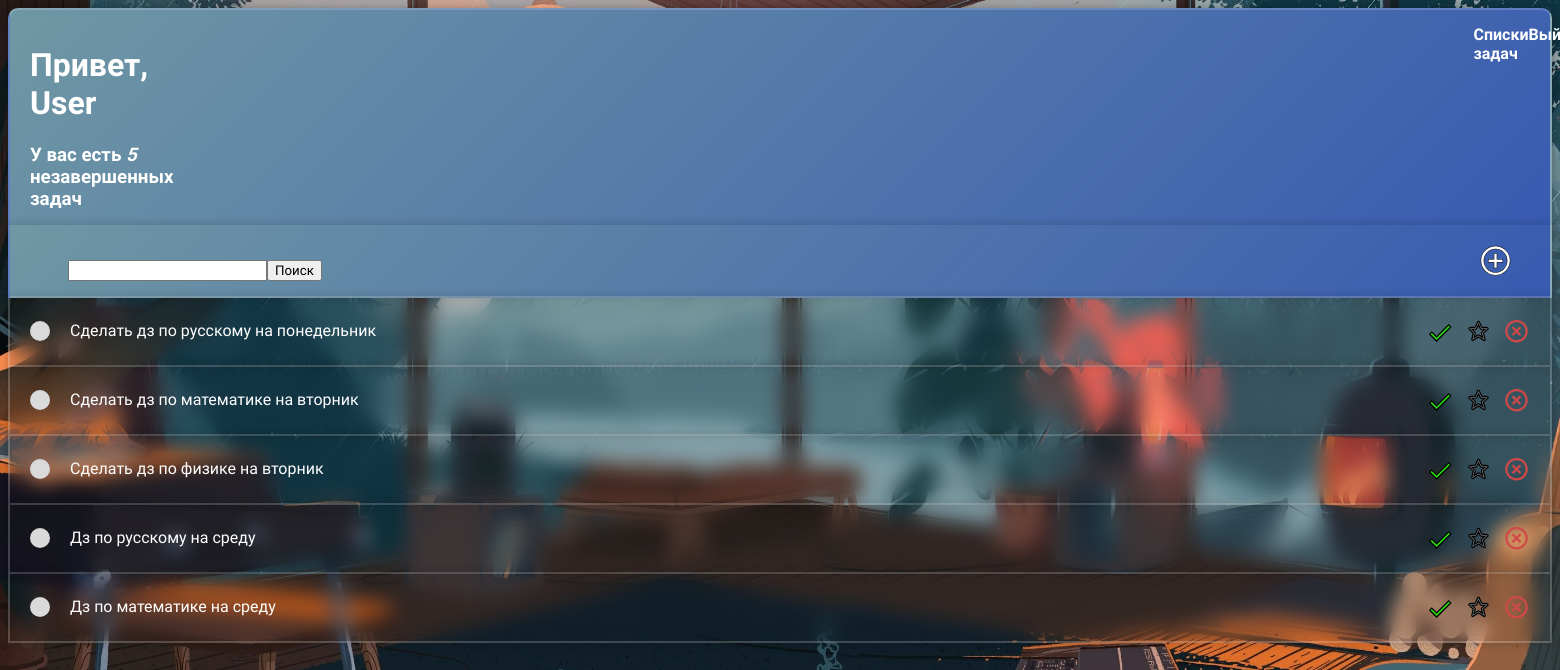
Page / (signed in) on the committed database.
### main/models.py (models this page shows)
class Task(models.Model):
    user =  models.ForeignKey(User, on_delete=models.CASCADE, null=True, blank=True)
    title = models.CharField(max_length=120, null=True, blank=True, verbose_name=u"Заголовок")
    description = models.TextField(null=True, blank=True, verbose_name=u"Описание")
    complete =  models.BooleanField(default=False, verbose_name=u"Состояние")
    created = models.DateTimeField(auto_now_add=True)
    important = models.BooleanField(default=False)
    def __str__(self):
        return str(self.title)
    class Meta:
        ordering = ['-important', 'complete']

### main/views.py (the view)
# urls.py: path('', TaskList.as_view(), name='tasks'),
class TaskList(LoginRequiredMixin, ListView):
    model = Task
    context_object_name = 'tasks'
    def get_context_data(self, **kwargs):
        context = super().get_context_data(**kwargs)
        context['tasks'] = context['tasks'].filter(user=self.request.user)
        context['count'] = context['tasks'].filter(complete=False).count()
        search_input = self.request.GET.get('search-area') or ''
        if search_input:
            context['tasks'] = context['tasks'].filter(title__startswith=search_input)
        context['search_input'] = search_input
        return context

### todoList/templatetags/users_extras.py (called while the page is built)
@register.filter
def ru_plural(value, variants):
    variants = variants.split(",")
    value = abs(int(value))
    if value % 10 == 1 and value % 100 != 11:
        variant = 0
    elif value % 10 >= 2 and value % 10 <= 4 and (value % 100 < 10 or value % 100 >= 20):
        variant = 1
    else:
        variant = 2
    return variants[variant]

### main/templates/main/task_list.html (shortened to what this page needs)
<!DOCTYPE html>
<html lang="en">
<head>
    <link rel="stylesheet" href="../../static/main/main_style.css">
    <link href='https://unpkg.com/boxicons@2.1.4/css/boxicons.min.css' rel='stylesheet'>
</head>
<body>
{% load users_extras %}
{% block content %}
<div class="header-bar">
    <div>
        <h1>Привет, {{ request.user|title }}</h1>
        <h3 style="margin: 0">У вас есть <i>{{ count }}</i> {{ count|ru_plural:"незавершенная,незавершенные,незавершенных" }} {{ count|ru_plural:"задача,задачи,задач" }}</h3>
    </div>
    <a href="#" style="margin-left: 1300px;">Списки задач</a>
    {% if request.user.is_authenticated %}
    <a href="{% url 'logout' %}">Выйти</a>
    {% else %}
        <a href="{% url 'login' %}">Войти</a>
    {% endif %}
</div>
<div id="search-add-wrapper">
    <form method="GET" style="margin-top: 20px; display: flex;">
        <input class="search" type="text" name="search-area" value="{{ search_input }}">
        <input class="button" type="submit" value="Поиск">
    </form>
    <a id="add-link" href="{% url 'task-create' %}"><i class='bx bx-plus-circle'></i></a>
</div>
<div class="task-items-wrapper">
    {% for task in tasks %}
        <div class="task-wrapper">
            {% if task.complete %}
                <div class="task-title">
                    <div class="task-complete-icon">
                        <s><a href="{% url 'task-update' task.id %}">{{ task }}</a></s>
                    </div>
                </div>
                <a class="complete-link" href="{% url 'task-complete' task.id %}"><i class='bx bx-check-double' ></i></a>
            {% else %}
                <div class="task-title">
                    <div class="task-incomplete-icon">
                        <a href="{% url 'task-update' task.id %}">{{ task }}</a>
                    </div>
                </div>
                <a class="complete-link" href="{% url 'task-complete' task.id %}"><i class='bx bx-check' ></i></a>
            {% endif %}
            {% if task.important %}
                <a class="imp-butt" href="{% url 'important-item' task.id %}"><i class='bx bxs-star'></i></a>
            {% else %}
                <a class="inimp-butt" href="{% url 'important-item' task.id %}"><i class='bx bx-star' ></i></a>
            {% endif %}
            <a class="delete-link" href="{% url 'task-delete' task.id %}"><i class='bx bx-x-circle'></i></a>
        </div>
    {% endfor %}
</div>
{% endblock content %}
</body>
</html>

### main/static/main/main_style.css (style rules this page uses)
* { box-sizing: border-box; font-family: "Balsamiq Sans", serif; }
body { -webkit-box-shadow: 2px 2px 13px -4px rgba(0, 0, 0, 0.21); box-shadow: 2px 2px 13px -4px rgba(0, 0, 0, 0.21); min-height: 90vh; background: url("back.jpg") no-repeat; background-size: cover; background-position: center; }
.header-bar { display: flex; justify-content: space-between; border-top: 2px solid rgb(255, 255, 255, .2); border-left: 2px solid rgb(255, 255, 255, .2); border-right: 2px solid rgb(255, 255, 255, .2); background: #6F97A3; background: linear-gradient(135deg, #6F97A3, #385BB1); box-shadow: 0 0 10px rgb(0, 0, 0, .2); color: #fff; border-top-left-radius: 10px; border-top-right-radius: 10px; padding: 15px 20px; }
.header-bar a { color: #fff; text-decoration: none; font-weight: 600; }
.task-wrapper { display: flex; align-items: center; justify-content: space-between; background: transparent; border-left: 2px solid rgb(255, 255, 255, .2); border-right: 2px solid rgb(255, 255, 255, .2); border-bottom: 2px solid rgb(255, 255, 255, .2); backdrop-filter: blur(10px); box-shadow: 0 0 10px rgb(0, 0, 0, .2); color: #fff; padding: 20px 20px; }
.task-wrapper .task-title { display: flex; white-space: nowrap; }
.task-wrapper .task-title a { text-decoration: none; color: #fff; margin-left: 40px; }
.task-wrapper .task-incomplete-icon { height: 20px; width: 20px; background-color: rgb(218, 218, 218); border-radius: 50%; }
.delete-link { text-decoration: none; font-weight: 900; color: #cf4949; font-size: 27px; line-height: 0; }
.inimp-butt { text-decoration: none; color: #76797d; font-size: 23px; line-height: 0; position: absolute; right: 60px; top: 21px; -webkit-text-stroke: 1.2px black; }
.complete-link { text-decoration: none; color: #29d810; font-size: 35px; line-height: 0; position: absolute; right: 93px; top: 16px; -webkit-text-stroke: 1.2px black; }
#search-add-wrapper { display: flex; justify-content: space-between; align-items: center; border-right: 2px solid rgb(255, 255, 255, .2); border-left: 2px solid rgb(255, 255, 255, .2); border-bottom: 2px solid rgb(255, 255, 255, .2); background: #6F97A3; background: linear-gradient(135deg, #6F97A3, #385BB1); box-shadow: 0 0 10px rgb(0, 0, 0, .2); color: #fff; padding: 15px 20px; }
#search-add-wrapper .search { margin-left: 38px; }
#add-link { color: #fff; text-decoration: none; font-size: 35px; -webkit-text-stroke: 0.5px black; margin-right: 17px; line-height: 0; }

### rows in the picture
Task: title "Сделать дз по русскому на понедельник", important False (drawn)
Task: title "Сделать дз по математике на вторник", important False (drawn)
Task: title "Сделать дз по физике на вторник", important False (drawn)
Task: title "Дз по русскому на среду", important False (drawn)
Task: title "Дз по математике на среду", important False (drawn)

### other values in the picture
{{ request.user|title }} "User"
{{ count }} "5"
{{ count|ru_plural:"незавершенная,незавершенные,незавершенных" }} "незавершенных"
{{ count|ru_plural:"задача,задачи,задач" }} "задач"
